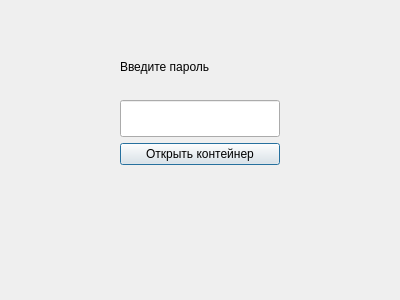
<?xml version="1.0" encoding="UTF-8"?>
<ui version="4.0">
 <class>open_pack</class>
 <widget class="QDialog" name="open_pack">
  <property name="geometry">
   <rect>
    <x>0</x>
    <y>0</y>
    <width>400</width>
    <height>300</height>
   </rect>
  </property>
  <property name="windowTitle">
   <string>Dialog</string>
  </property>
  <widget class="QWidget" name="verticalLayoutWidget">
   <property name="geometry">
    <rect>
     <x>120</x>
     <y>40</y>
     <width>160</width>
     <height>125</height>
    </rect>
   </property>
   <layout class="QVBoxLayout" name="verticalLayout">
    <property name="leftMargin">
     <number>0</number>
    </property>
    <item>
     <widget class="QLabel" name="label">
      <property name="text">
       <string>Введите пароль</string>
      </property>
     </widget>
    </item>
    <item>
     <widget class="QLineEdit" name="lineEdit">
      <property name="maximumSize">
       <size>
        <width>160</width>
        <height>37</height>
       </size>
      </property>
     </widget>
    </item>
    <item>
     <widget class="QPushButton" name="pushButton">
      <property name="text">
       <string>Открыть контейнер</string>
      </property>
     </widget>
    </item>
   </layout>
  </widget>
 </widget>
 <resources/>
 <connections/>
</ui>
